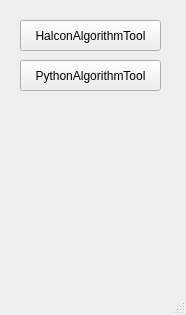
<?xml version="1.0" encoding="UTF-8"?>
<ui version="4.0">
 <class>MainWindow</class>
 <widget class="QMainWindow" name="MainWindow">
  <property name="geometry">
   <rect>
    <x>0</x>
    <y>0</y>
    <width>186</width>
    <height>315</height>
   </rect>
  </property>
  <property name="windowTitle">
   <string>MainWindow</string>
  </property>
  <widget class="QWidget" name="centralwidget">
   <widget class="QPushButton" name="pushButton_2">
    <property name="geometry">
     <rect>
      <x>20</x>
      <y>20</y>
      <width>141</width>
      <height>31</height>
     </rect>
    </property>
    <property name="text">
     <string>HalconAlgorithmTool</string>
    </property>
   </widget>
   <widget class="QPushButton" name="PythonAlgorithmTool">
    <property name="geometry">
     <rect>
      <x>20</x>
      <y>60</y>
      <width>141</width>
      <height>31</height>
     </rect>
    </property>
    <property name="text">
     <string>PythonAlgorithmTool</string>
    </property>
   </widget>
  </widget>
  <widget class="QMenuBar" name="menubar">
   <property name="geometry">
    <rect>
     <x>0</x>
     <y>0</y>
     <width>186</width>
     <height>21</height>
    </rect>
   </property>
  </widget>
  <widget class="QStatusBar" name="statusbar"/>
 </widget>
 <resources/>
 <connections/>
</ui>
